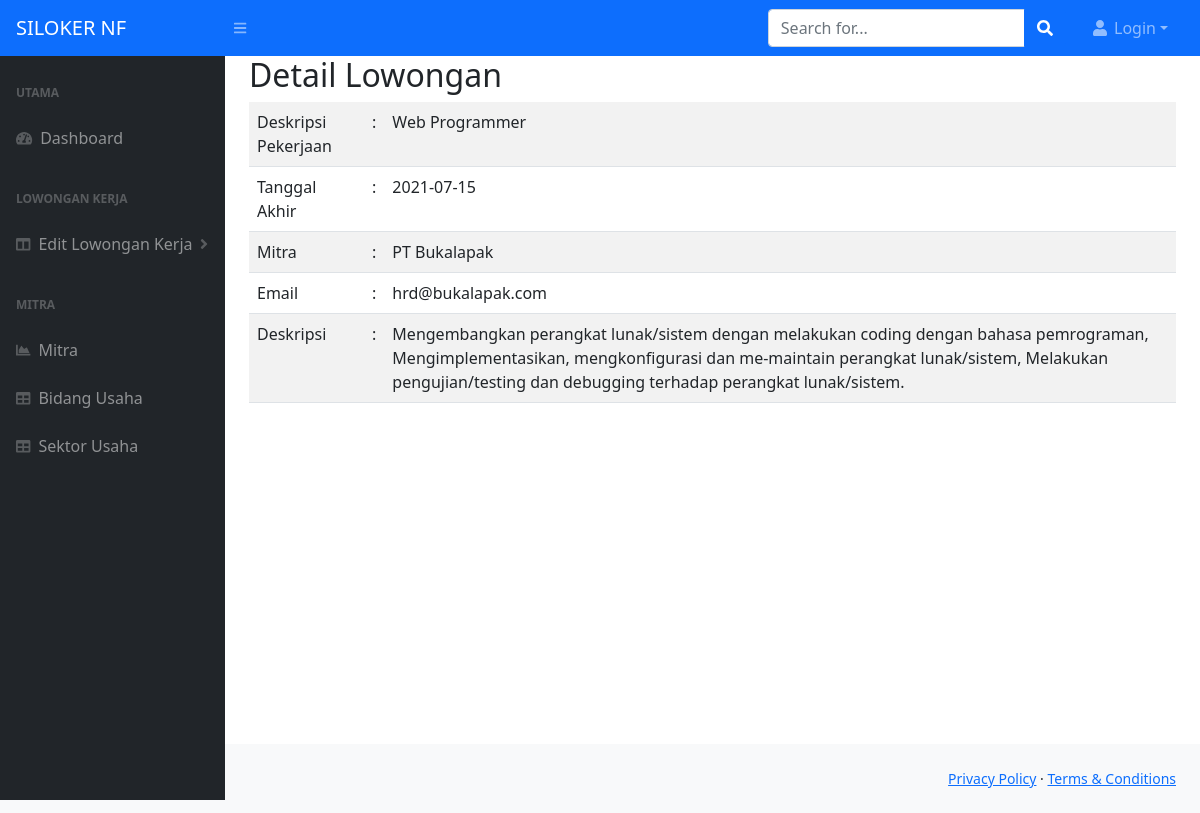
Screenshot of /lowongan/view/1 with the database file from the repository.
### tables this page shows
CREATE TABLE `lowongan` (
  `id` int(11) NOT NULL,
  `deskripsi_pekerjaan` text DEFAULT NULL,
  `tanggal_akhir` date DEFAULT NULL,
  `mitra_id` int(11) NOT NULL,
  `email` varchar(45) DEFAULT NULL,
  `deskripsi` text DEFAULT NULL
);

CREATE TABLE `mitra` (
  `id` int(11) NOT NULL,
  `nama` varchar(100) DEFAULT NULL,
  `alamat` varchar(45) DEFAULT NULL,
  `kontak` varchar(30) DEFAULT NULL,
  `telpon` varchar(20) DEFAULT NULL,
  `email` varchar(30) DEFAULT NULL,
  `web` varchar(45) DEFAULT NULL,
  `bidang_usaha_id` int(11) NOT NULL,
  `sektor_usaha_id` int(11) NOT NULL
);

### application/controllers/Lowongan.php (called while the page is built, shortened)
<?php
class Lowongan extends CI_Controller {
    public function view($id){
        $this->load->model('lowongan_model');
		$lowongan = $this->lowongan_model->findById($id);
        $this->load->model('mitra_model');
        $data['mitra']=$this->mitra_model->findById($lowongan->mitra_id);
		$data['lowongan']=$lowongan;
        $this->load->view('header');
        $this->load->view('lowongan/view',$data);
        $this->load->view('footer');
    }
}

### index.php (called while the page is built, shortened)
<?php
require_once BASEPATH.'core/CodeIgniter.php';

### application/models/Lowongan_model.php (called while the page is built, shortened)
<?php
class Lowongan_model extends CI_model{
    public function findById($id){
        $query = $this->db->get_where('lowongan',['id'=>$id]);
        return $query->row();
    }
}

### application/models/Mitra_model.php (called while the page is built, shortened)
<?php
class Mitra_model extends CI_Model {
    public function findById($id){
        $query = $this->db->get_where('mitra',['id'=>$id]);
        return $query->row();
    }
}

### application/views/lowongan/view.php (the view)
<div class="container">
<h2>Detail Lowongan</h2>
    <table class="table table-striped">
    <tr>
      <td>Deskripsi Pekerjaan</td><td>:</td>
      <td><?=$lowongan->deskripsi_pekerjaan?></td>
    </tr>
    <tr>
      <td>Tanggal Akhir</td><td>:</td>
      <td><?=$lowongan->tanggal_akhir?></td>
    </tr>
    <tr>
      <td>Mitra</td><td>:</td>
      <td><?=$mitra->nama?></td>
    </tr>
    <tr>
      <td>Email</td><td>:</td>
      <td><?=$lowongan->email?></td>
    </tr>
    <tr>
      <td>Deskripsi</td><td>:</td>
      <td><?=$lowongan->deskripsi?></td>
    </tr>
    </table>
    </div>
    </div>
  </div>
</div>

### rows the page displays
lowongan: deskripsi_pekerjaan "Web Programmer", tanggal_akhir "2021-07-15", email "hrd@bukalapak.com", deskripsi "Mengembangkan perangkat lunak/sistem dengan melakukan coding dengan bahasa pemrograman, Mengimplementasikan, mengkonfigurasi dan me-maintain perangkat lunak/sistem, Melakukan pengujian/testing dan debugging terhadap perangkat lunak/sistem."
mitra: nama "PT Bukalapak"

### other values shown
$username "Login"
